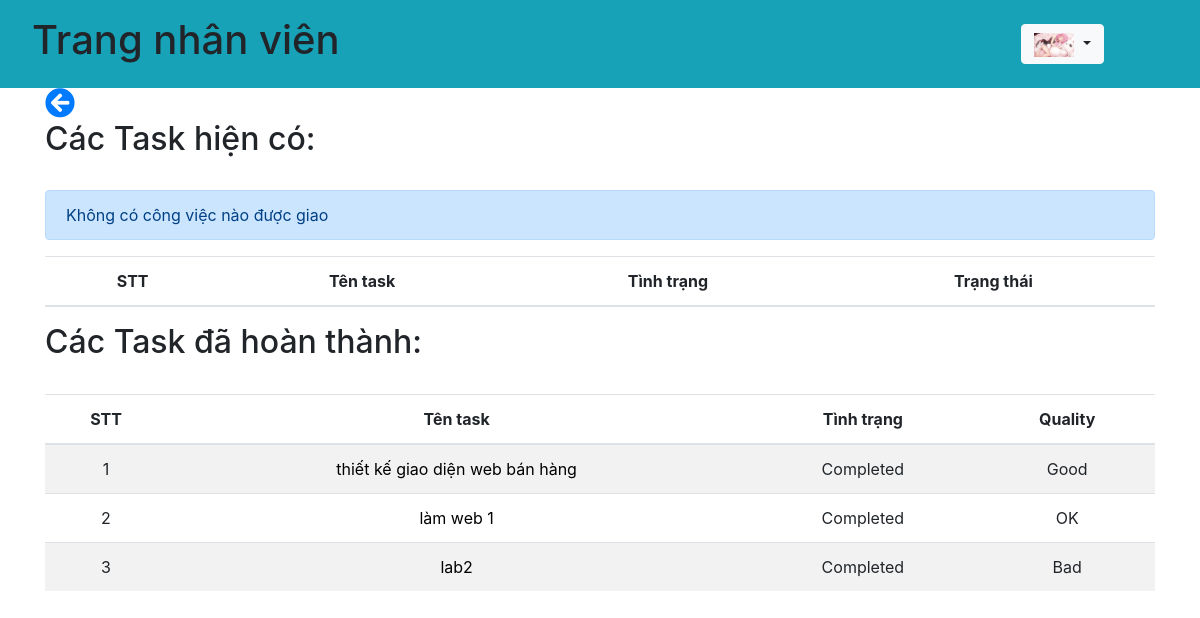
The page /api/taskNV.php (signed in) on the database as committed earlier.
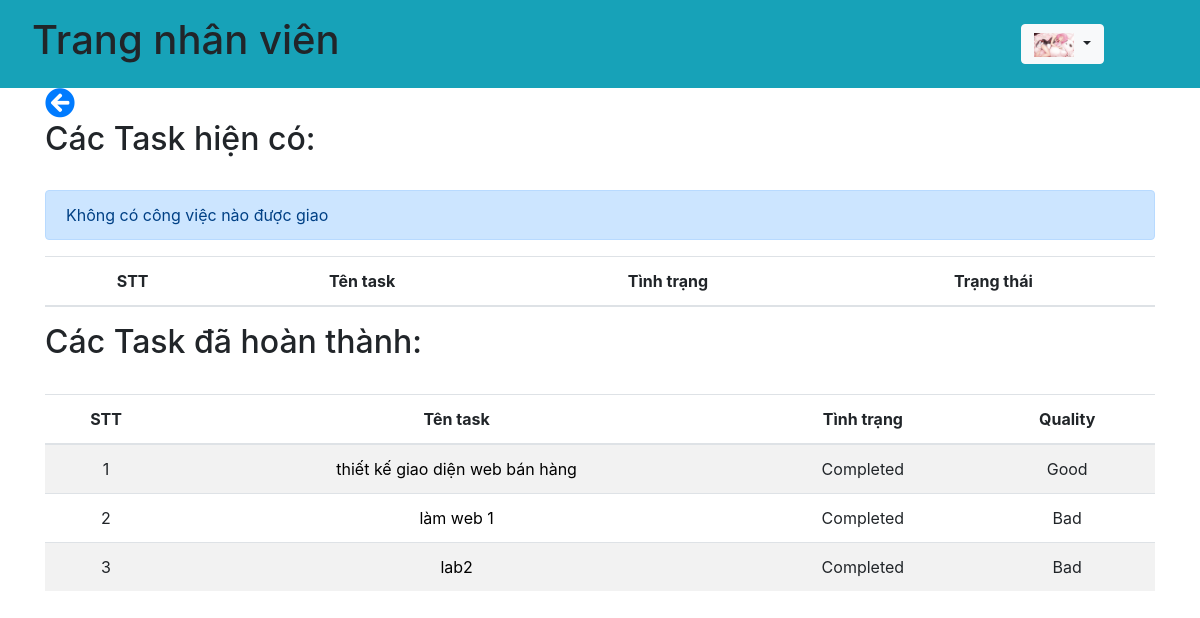
The same page on the database as committed later.
### tables this page shows
CREATE TABLE `task` (
  `id` int(11) NOT NULL,
  `tenTask` varchar(100) NOT NULL,
  `descTask` varchar(100) NOT NULL,
  `nhanvien` varchar(100) NOT NULL,
  `maPB` varchar(50) NOT NULL,
  `deadline` date NOT NULL,
  `fileTask` varchar(100) NOT NULL,
  `status` varchar(100) NOT NULL,
  `quality` varchar(100) NOT NULL
);

### db.php (called while the page is built, shortened)
<?php
    function open_database(){
        $conn = mysqli_connect(host, username, password, db);
        return $conn;
    }
    function get_info_nhanvien($username){
        $conn = open_database();
        $sql = "SELECT * FROM nhanvien WHERE username = ?";
        $stmt = $conn->prepare($sql);
        $stmt->bind_param("s", $username);
        if(!$stmt->execute()){
            return array('code' => 1, 'message' =>'Cannot execute query');
        }
        $result = $stmt->get_result();
        $data = $result->fetch_assoc();
        return array('code' => 0, 'message' =>'', 'data' => $data);
    }
    function check_truong_phong($name, $maPB){
        $conn = open_database();
        $chucvu = "trưởng phòng";
        $sql = "select * from nhanvien where name = ? and maPB = ? and chucvu = ?";
        $stmt = $conn->prepare($sql);
        $stmt->bind_param('sss', $name, $maPB, $chucvu);
        if(!$stmt->execute()){
            return array('code'=>1, 'message'=>'cannot execute command');
        }
        $result = $stmt->get_result();
        if($result->num_rows == 0){
            return false;
        }
        return true;
    }
    function get_task_completed_by_nhanvien($name, $maPB, $status){
        $conn = open_database();
        $sql = "select * from task where nhanvien = ? and maPB = ? and status = ?";
        $stmt = $conn->prepare($sql);
        $stmt->bind_param('sss', $name, $maPB, $status);
        if(!$stmt->execute()){
            return array('code'=>1, 'message'=>'cannot execute message');
        }
        $result = $stmt->get_result();
        while ($row = $result->fetch_assoc()){
            $data[] = $row;
        }
        return array('code'=>0, 'message'=>'', 'data'=>$data);
    }
?>

### api/taskNV.php (the view, shortened to what the changed rows need)
<?php
    require_once('../db.php');
    $username = $_SESSION["username"];
    $result = get_info_nhanvien($username);
    if($result['code'] == 0){
        $data = $result['data'];
    }
?>
<!DOCTYPE html>
<html lang="en">
<head>
    <link rel="stylesheet" href="https://maxcdn.bootstrapcdn.com/bootstrap/4.5.2/css/bootstrap.min.css">
    <link rel="stylesheet" href="https://use.fontawesome.com/releases/v5.15.4/css/all.css">
</head>
<body>
    <nav class="navbar navbar-expand-sm bg-info justify-content-between">
        <div class="nav-item">
            <h1 class="nav-link">Trang nhân viên</h1>
        </div>
    </nav>
    <?php
    if(check_truong_phong($data['name'], $data['maPB']) == false){
        ?>
        <div class="container">
        <h2>Các Task hiện có: </h2>
        <br>
        <div class="table-responsive">
            <table class="table table-lg table-striped text-center">
                <thead>
                <tr>
                    <th>STT</th>
                    <th>Tên task </th>
                    <th>Tình trạng</th>
                    <th>Trạng thái</th>
                </tr>
                </thead>
            </table>
        </div>
        <h2>Các Task đã hoàn thành: </h2>
        <br>
        <div class="table-responsive">
            <table class="table table-lg table-striped text-center">
                <thead>
                <tr>
                    <th>STT</th>
                    <th>Tên task </th>
                    <th>Tình trạng</th>
                    <th>Quality</th>
                </tr>
                </thead>
                <tbody>
                <?php
                    $stt = 1;
                    $resultList = get_task_completed_by_nhanvien($data['name'], $data['maPB'], "Completed");
                    if($resultList['code'] == 0){
                        $dataOfTask = $resultList['data'];
                        foreach ($dataOfTask as $row1) {
                            ?>
                            <tr>
                                <td><?=$stt?></td>
                                <td><a style="text-decoration: none; color: black;" href="../chiTietTask.php?tenTask=<?=$row1['tenTask']?>"><?=$row1['tenTask']?></a></td>
                                <td><?=$row1['status']?></td>
                                <td><?=$row1['quality']?></td>
                            </tr>
                            <?php
                            $stt += 1;
                        }
                    }else{
                        ?>
                            <div class="alert alert-primary"><?php echo $resultList['message']?></div>
                        <?php
                    }
                ?>
                </tbody>
            </table>
        </div>
        <?php
    }
    ?>
    </div>
</body>
</html>

Rows that differ between the two databases and show on the page:
changed task "làm web 1": quality "OK" → "Bad"
